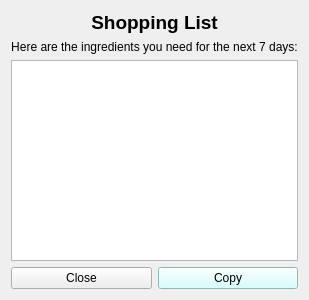
<?xml version="1.0" encoding="UTF-8"?>
<ui version="4.0">
 <class>MainWindow</class>
 <widget class="QWidget" name="shoppingWindow">
  <property name="geometry">
   <rect>
    <x>0</x>
    <y>0</y>
    <width>250</width>
    <height>300</height>
   </rect>
  </property>
  <property name="windowTitle">
   <string>Shopping List</string>
  </property>
  <layout class="QVBoxLayout" name="verticalLayout">
   <item>
    <widget class="QLabel" name="label_title">
     <property name="font">
      <font>
       <pointsize>14</pointsize>
       <bold>true</bold>
      </font>
     </property>
     <property name="text">
      <string>Shopping List</string>
     </property>
     <property name="alignment">
      <set>Qt::AlignCenter</set>
     </property>
    </widget>
   </item>
   <item>
    <widget class="QLabel" name="label_instruction">
     <property name="text">
      <string>Here are the ingredients you need for the next 7 days:</string>
     </property>
     <property name="alignment">
      <set>Qt::AlignCenter</set>
     </property>
    </widget>
   </item>
   <item>
    <widget class="QTextEdit" name="shoppingTextBox">
     <property name="readOnly">
      <bool>true</bool>
     </property>
     <property name="text" stdset="0">
      <string>Ingredient 1\nIngredient 2\nIngredient 3...</string>
     </property>
    </widget>
   </item>
   <item>
    <layout class="QHBoxLayout" name="horizontalLayout_buttons">
     <item>
      <widget class="QPushButton" name="closeBtn">
       <property name="styleSheet">
        <string notr="true"/>
       </property>
       <property name="text">
        <string>Close</string>
       </property>
      </widget>
     </item>
     <item>
      <widget class="QPushButton" name="copyBtn">
       <property name="styleSheet">
        <string>background-color: #CCFFFF; color: black;</string>
       </property>
       <property name="text">
        <string>Copy</string>
       </property>
      </widget>
     </item>
    </layout>
   </item>
  </layout>
 </widget>
 <resources/>
 <connections/>
</ui>
